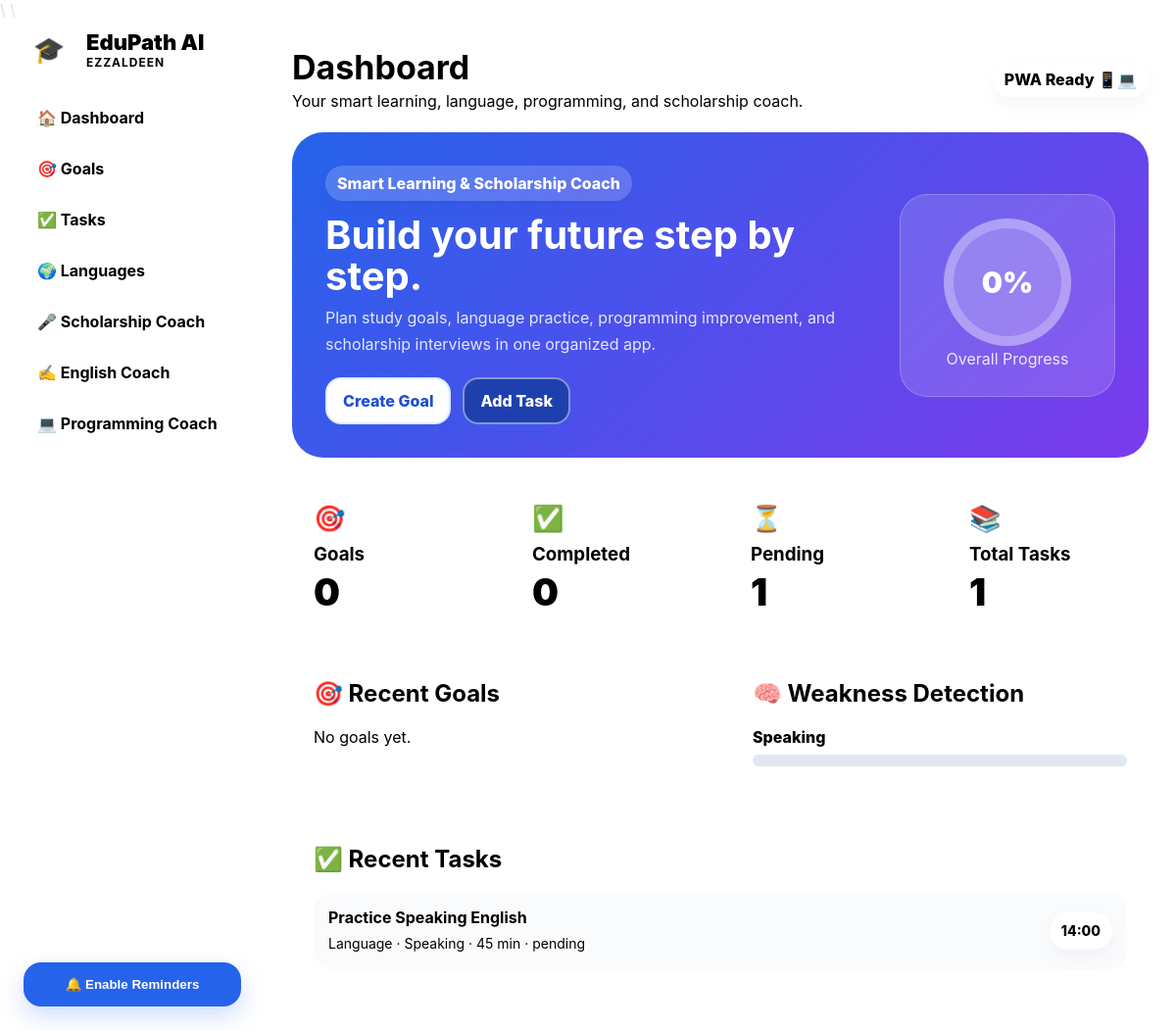
The page / on the database its author committed.
### app/__init__.py (models this page shows)
class StudyTask(db.Model):
    id = db.Column(db.Integer, primary_key=True)
    goal_id = db.Column(db.Integer, db.ForeignKey("goal.id"), nullable=True)
    title = db.Column(db.String(220), nullable=False)
    category = db.Column(db.String(80), nullable=False, default="Study")
    skill = db.Column(db.String(100), nullable=False, default="General")
    language = db.Column(db.String(80), nullable=True)
    practice_type = db.Column(db.String(80), nullable=True)
    source = db.Column(db.String(180), nullable=True)
    difficulty = db.Column(db.Integer, nullable=False, default=1)
    priority = db.Column(db.Integer, nullable=False, default=3)
    estimated_minutes = db.Column(db.Integer, nullable=False, default=30)
    start_date = db.Column(db.String(40), nullable=True)
    due_date = db.Column(db.String(40), nullable=True)
    reminder_time = db.Column(db.String(20), nullable=True)
    repeat_type = db.Column(db.String(40), nullable=False, default="daily")
    status = db.Column(db.String(30), nullable=False, default="pending")
    review_count = db.Column(db.Integer, nullable=False, default=0)
    last_reviewed = db.Column(db.String(40), nullable=True)
    notes = db.Column(db.Text, nullable=True)
    goal = db.relationship("Goal", backref="tasks")

### app/__init__.py (the view)
    @app.route("/")
    def index():
        goals = Goal.query.order_by(Goal.id.desc()).limit(6).all()
        tasks = StudyTask.query.order_by(StudyTask.id.desc()).limit(10).all()
        mistakes = MistakeLog.query.order_by(MistakeLog.id.desc()).limit(6).all()
        total_tasks = StudyTask.query.count()
        completed_tasks = StudyTask.query.filter_by(status="done").count()
        pending_tasks = StudyTask.query.filter_by(status="pending").count()
        total_goals = Goal.query.count()
        progress = int((completed_tasks / total_tasks) * 100) if total_tasks else 0
        weak_skills = detect_weaknesses()
        return render_template(
            "index.html",
            goals=goals,
            tasks=tasks,
            mistakes=mistakes,
            total_tasks=total_tasks,
            completed_tasks=completed_tasks,
            pending_tasks=pending_tasks,
            total_goals=total_goals,
            progress=progress,
            weak_skills=weak_skills,
        )

### app/__init__.py (called while the page is built)
def detect_weaknesses():
    pending = StudyTask.query.filter_by(status="pending").all()
    counts = {}
    for task in pending:
        key = task.skill or task.category or "General"
        counts[key] = counts.get(key, 0) + (task.priority or 1)
    sorted_items = sorted(counts.items(), key=lambda x: x[1], reverse=True)
    return sorted_items[:5]

### app/templates/index.html (shortened to what this page needs)
{% extends "base.html" %}
{% block page_title %}Dashboard{% endblock %}
{% block content %}
<section class="hero">
    <div>
        <span class="tag">Smart Learning & Scholarship Coach</span>
        <h2>Build your future step by step.</h2>
        <p>Plan study goals, language practice, programming improvement, and scholarship interviews in one organized app.</p>
        <div class="hero-actions">
            <a class="button light" href="{{ url_for('goals') }}">Create Goal</a>
            <a class="button ghost" href="{{ url_for('tasks') }}">Add Task</a>
        </div>
    </div>
    <div class="hero-card">
        <div class="progress-circle">{{ progress }}%</div>
        <p>Overall Progress</p>
    </div>
</section>
<section class="stats-grid">
    <div class="stat-card blue"><span>🎯</span><h3>Goals</h3><p>{{ total_goals }}</p></div>
    <div class="stat-card green"><span>✅</span><h3>Completed</h3><p>{{ completed_tasks }}</p></div>
    <div class="stat-card orange"><span>⏳</span><h3>Pending</h3><p>{{ pending_tasks }}</p></div>
    <div class="stat-card purple"><span>📚</span><h3>Total Tasks</h3><p>{{ total_tasks }}</p></div>
</section>
<section class="grid-2">
    <div class="card">
        <h2>🎯 Recent Goals</h2>
        {% for goal in goals %}
            <div class="item">
                <strong>{{ goal.title }}</strong>
                <span>{{ goal.category }} · {{ goal.current_level }} · {{ goal.daily_minutes }} min/day</span>
                <span>From {{ goal.start_date or "not set" }} to {{ goal.deadline or "not set" }} · Reminder {{ goal.reminder_time or "not set" }}</span>
            </div>
        {% else %}
            <p class="muted">No goals yet.</p>
        {% endfor %}
    </div>
    <div class="card">
        <h2>🧠 Weakness Detection</h2>
        {% if weak_skills %}
            {% for skill, score in weak_skills %}
                <div class="weakness">
                    <span>{{ skill }}</span>
                    <div class="bar"><div style="width: {{ [score * 10, 100] | min }}%"></div></div>
                </div>
            {% endfor %}
        {% else %}
            <p class="muted">Complete and add tasks to detect weak areas.</p>
        {% endif %}
    </div>
</section>
<section class="card">
    <h2>✅ Recent Tasks</h2>
    {% for task in tasks %}
        <div class="task-mini">
            <div>
                <strong>{{ task.title }}</strong>
                <span>{{ task.category }} · {{ task.skill }} · {{ task.estimated_minutes }} min · {{ task.status }}</span>
            </div>
            <span class="badge">{{ task.reminder_time or "No reminder" }}</span>
        </div>
    {% else %}
        <p class="muted">No tasks yet.</p>
    {% endfor %}
</section>
{% endblock %}

### app/static/css/style.css (style rules this page uses)
* { box-sizing: border-box; }
body { margin: 0; font-family: Inter, ui-sans-serif, system-ui, -apple-system, BlinkMacSystemFont, "Segoe UI", Arial, sans-serif; background: radial-gradient(circle at top left, rgba(37, 99, 235, 0.18), transparent 32%), radial-gradient(circle at bottom right, rgba(124, 58, 237, 0.18), transparent 32%), var(--bg); color: var(--text); min-height: 100vh; }
.pill, .tag, .badge { display: inline-flex; align-items: center; gap: 6px; background: white; border: 1px solid var(--border); border-radius: 999px; padding: 8px 12px; color: var(--primary); font-weight: 800; box-shadow: 0 8px 20px rgba(15, 23, 42, 0.04); }
.hero { display: grid; grid-template-columns: 1fr 220px; gap: 24px; align-items: center; background: linear-gradient(135deg, #2563eb, #7c3aed); color: white; padding: 34px; border-radius: 32px; margin-bottom: 24px; box-shadow: var(--shadow); }
.hero .tag { background: rgba(255,255,255,0.18); color: white; border-color: rgba(255,255,255,0.25); }
.hero h2 { font-size: 40px; margin: 14px 0 8px; line-height: 1.05; }
.hero p { color: rgba(255,255,255,0.86); line-height: 1.7; margin: 0; }
.hero-actions { margin-top: 20px; display: flex; gap: 12px; flex-wrap: wrap; }
.hero-card { background: rgba(255,255,255,0.14); border: 1px solid rgba(255,255,255,0.22); border-radius: 28px; padding: 24px; text-align: center; }
.progress-circle { width: 130px; height: 130px; border-radius: 50%; display: grid; place-items: center; margin: auto; background: conic-gradient(white 0deg, rgba(255,255,255,0.22) 0deg); color: white; font-weight: 900; font-size: 30px; border: 10px solid rgba(255,255,255,0.24); }
.grid-2 { display: grid; grid-template-columns: repeat(2, minmax(0, 1fr)); gap: 22px; margin-bottom: 22px; }
.stats-grid { display: grid; grid-template-columns: repeat(4, 1fr); gap: 18px; margin-bottom: 22px; }
.card, .stat-card, .skill-card { background: var(--card); border: 1px solid var(--border); border-radius: 26px; padding: 22px; box-shadow: var(--shadow); backdrop-filter: blur(20px); }
.card h2, .card h3 { margin-top: 0; }
.stat-card span { font-size: 26px; }
.stat-card h3 { color: var(--muted); margin: 10px 0 0; }
.stat-card p { margin: 4px 0 0; font-size: 38px; font-weight: 900; }
.blue p { color: var(--primary); }
.green p { color: var(--green); }
.orange p { color: var(--orange); }
.purple p { color: var(--purple); }
.item, .task-card, .task-mini { border: 1px solid var(--border); background: rgba(248, 250, 252, 0.75); border-radius: 20px; padding: 15px; margin-bottom: 12px; }
.item strong, .task-mini strong, .task-card strong { display: block; margin-bottom: 6px; font-size: 16px; }
.item span, .task-mini span, .task-card span { display: block; color: var(--muted); line-height: 1.55; font-size: 14px; }
.task-mini { display: flex; justify-content: space-between; gap: 16px; align-items: center; }
button, .button, .small-button { display: inline-flex; align-items: center; justify-content: center; text-decoration: none; border: 0; border-radius: 16px; padding: 12px 16px; background: var(--primary); color: white; font-weight: 850; cursor: pointer; transition: 0.2s; }
.button.light { background: white; color: var(--primary); }
.button.ghost { background: rgba(255,255,255,0.14); color: white; border: 1px solid rgba(255,255,255,0.35); }
.muted { color: var(--muted); }
.weakness { margin-bottom: 14px; }
.weakness span { font-weight: 800; }
.bar { height: 12px; background: #e2e8f0; border-radius: 999px; overflow: hidden; margin-top: 8px; }
.bar div { height: 100%; background: linear-gradient(90deg, var(--primary), var(--purple)); }
button, .button, .small-button, .actions a, .form button { color: #ffffff !important; background: #2563eb !important; border: 2px solid transparent !important; min-height: 42px; min-width: 96px; gap: 7px; opacity: 1 !important; visibility: visible !important; text-shadow: none !important; box-shadow: 0 10px 24px rgba(37, 99, 235, 0.22) !important; }
.button.light { background: #ffffff !important; color: #1d4ed8 !important; border: 2px solid #dbeafe !important; }
.button.ghost { background: #1e40af !important; color: #ffffff !important; border: 2px solid rgba(255,255,255,0.45) !important; }

### rows shown on the page
StudyTask: skill "Speaking", {{ [score * 10, 100] | min }} 10 (drawn), title "Practice Speaking English", category "Language", estimated_minutes "45", status "pending", reminder_time "14:00"

### other values the page prints
{{ progress }} "0"
{{ total_goals }} "0"
{{ completed_tasks }} "0"
{{ pending_tasks }} "1"
{{ total_tasks }} "1"
